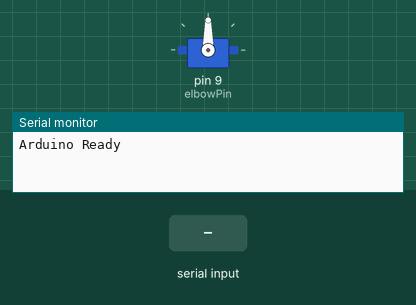
The sketch below on a simulated Arduino Uno, built with avr-gcc and run on an emulated ATmega328P. Shown: servo, the last lines printed to the serial monitor. The test bench sets the inputs (shaded band).

Above: at 1.2 s.
1.3 s: "30,150\n" received over Serial
At 2.8 s:
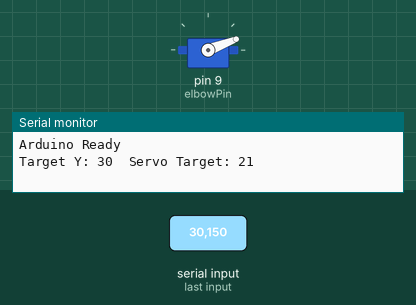
3.1 s: "90,45\n" received over Serial
At 4.0 s:
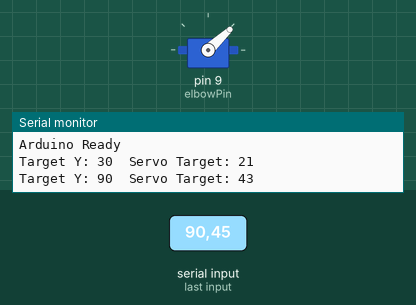
4.7 s: "5\n" received over Serial
At 5.7 s:
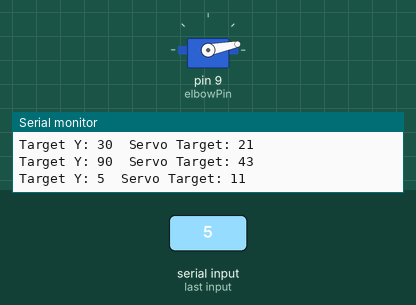
6.3 s: "200\n" received over Serial
At 6.62 s:
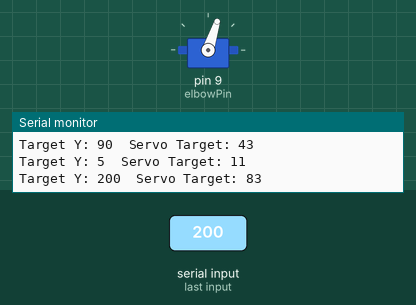
Timing chart, 0 to 9.1 s (numbered marks = the images above; inputs shaded):
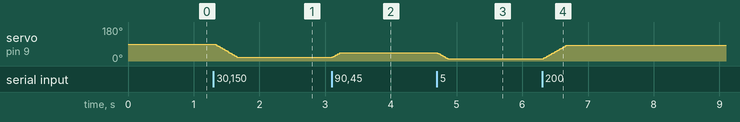

The sketch:

control.ino
```cpp
#include <Servo.h>

Servo elbowServo;

const int elbowPin = 9;   // Arduino Uno servo pin

int currentAngle = 90;
int targetAngle = 90;

void setup() {
  Serial.begin(9600);
  elbowServo.attach(elbowPin);
  elbowServo.write(currentAngle);

  Serial.println("Arduino Ready");
}

void loop() {

  // Receive Y value from HTML over Web Serial
  if (Serial.available()) {
    String input = Serial.readStringUntil('\n'); // Read full line
    int y = input.toInt(); // Convert to number

    if (y >= 0 && y <= 380) {

      targetAngle = map(y, 0, 380, 10, 150);
      targetAngle = targetAngle;
    }
    Serial.print("Target Y: ");
    Serial.print(y);
    Serial.print("  Servo Target: ");
    Serial.println(targetAngle);

     if (targetAngle > currentAngle) {
        // Move forward
        for (int angle = currentAngle; angle <= targetAngle; angle += 1) {
          elbowServo.write(angle);
          delay(5);
        }
      } else {
        // Move backward
        for (int angle = currentAngle; angle >= targetAngle; angle -= 1) {
          elbowServo.write(angle);
          delay(5);
        }
      }

      // Ensure the servo reaches the exact target
      elbowServo.write(targetAngle);
      currentAngle = targetAngle;
  }

}
```

Measured:
- after the input at 1.3 s, servo on pin 9 (elbowPin): moves from 90° to 21° over 0.35 s, starting at once
- after the input at 3.1 s, servo on pin 9 (elbowPin): 21° → 43° at once
- after the input at 4.7 s, servo on pin 9 (elbowPin): moves from 43° to 11° over 0.16 s, starting at once
- after the input at 6.3 s, servo on pin 9 (elbowPin): moves from 11° to 83° over 0.36 s, starting at once
